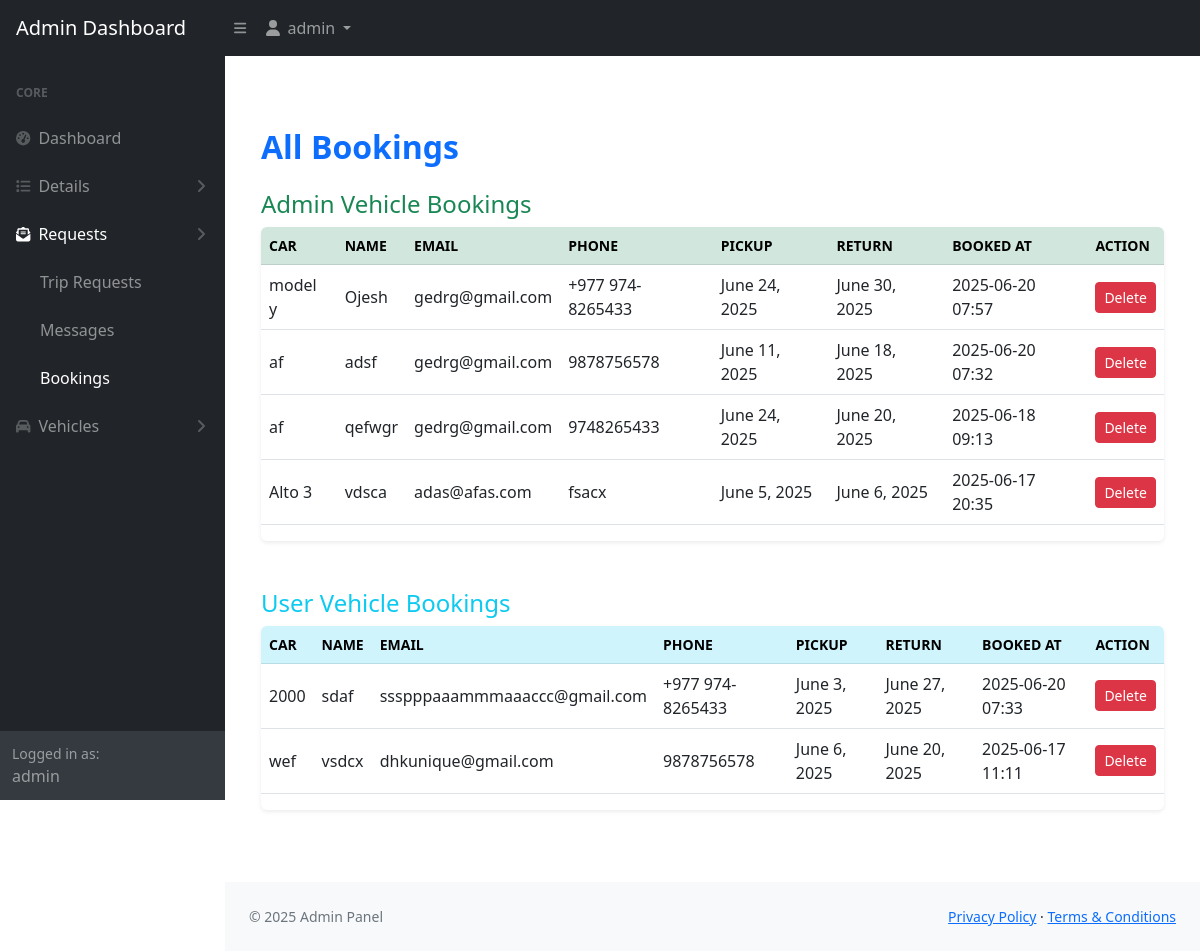
The app's page /dashboard/bookings/ (signed in) with its own data.
### app/models.py (models this page shows, shortened)
class Booking(models.Model):
    vehicle = models.ForeignKey('Vehicle', on_delete=models.CASCADE, related_name='bookings')
    full_name = models.CharField(max_length=100)
    email = models.EmailField()
    phone = models.CharField(max_length=20)
    pickup_date = models.DateField()
    return_date = models.DateField()
    created_at = models.DateTimeField(auto_now_add=True)

class Vehicle(models.Model):
    car_brand = models.CharField(max_length=100)
    car_model = models.CharField(max_length=100)
    price_per_day = models.DecimalField(max_digits=8, decimal_places=2)
    features = models.ManyToManyField(Feature, blank=True)
    description = models.TextField(blank=True, null=True)
    image = models.ImageField(upload_to='vehicles/')
    mileage = models.PositiveIntegerField( blank=True)
    transmission = models.CharField(max_length=50 , blank=True, choices=[
        ('manual', 'Manual'),
        ('automatic', 'Automatic'),
    ])
    seats = models.PositiveIntegerField()
    luggage_capacity = models.PositiveIntegerField(help_text="Luggage capacity in liters")

class UserRentalBooking(models.Model):
    rental = models.ForeignKey(CarRentalRequest, on_delete=models.CASCADE, related_name='user_bookings')
    full_name = models.CharField(max_length=100)
    email = models.EmailField()
    phone = models.CharField(max_length=20)
    pickup_date = models.DateField()
    return_date = models.DateField()
    created_at = models.DateTimeField(auto_now_add=True)

class CarRentalRequest(models.Model):
    STATUS_CHOICES = [
        ('pending', 'Pending'),
        ('accepted', 'Accepted'),
        ('rejected', 'Rejected'),
    ]
    full_name = models.CharField(max_length=100)
    phone_number = models.CharField(max_length=15)
    car_brand = models.CharField(max_length=100)
    car_model = models.CharField(max_length=100)
    description = models.TextField()
    bluebook_image = models.ImageField(upload_to='bluebooks/')
    status = models.CharField(max_length=10, choices=STATUS_CHOICES, default='pending')
    submitted_at = models.DateTimeField(auto_now_add=True)

### dashboard/views.py (the view)
# urls.py: path('bookings/', views.booking_dashboard, name='booking_dashboard'),
@login_required
def booking_dashboard(request):
    admin_bookings = Booking.objects.select_related('vehicle').order_by('-created_at')
    user_bookings = UserRentalBooking.objects.select_related('rental').order_by('-created_at')
    return render(request, 'dashboard/booking/booking.html', {
        'admin_bookings': admin_bookings,
        'user_bookings': user_bookings,
    })

### app/context_processors.py (called while the page is built)
def contact_detail(request):
    detail = ContactDetail.objects.first()
    return {'contact_detail': detail}

### templates/dashboard/booking/booking.html (shortened to what this page needs)
{% extends 'dashboard/base/admin_base.html' %}
{% block content %}
<div class="container my-5">
    <h2 class="mb-4 text-primary fw-bold">All Bookings</h2>
    <div class="mb-5">
        <h4 class="text-success">Admin Vehicle Bookings</h4>
        <div class="table-responsive shadow-sm rounded">
            <table class="table table-hover align-middle">
                <thead class="table-success text-uppercase small">
                    <tr>
                        <th>Car</th>
                        <th>Name</th>
                        <th>Email</th>
                        <th>Phone</th>
                        <th>Pickup</th>
                        <th>Return</th>
                        <th>Booked At</th>
                        <th>Action</th>
                    </tr>
                </thead>
                <tbody>
                    {% for booking in admin_bookings %}
                    <tr>
                        <td>{{ booking.vehicle.car_model }}</td>
                        <td>{{ booking.full_name }}</td>
                        <td>{{ booking.email }}</td>
                        <td>{{ booking.phone }}</td>
                        <td>{{ booking.pickup_date }}</td>
                        <td>{{ booking.return_date }}</td>
                        <td>{{ booking.created_at|date:"Y-m-d H:i" }}</td>
                        <td>
                            <form method="post" action="{% url 'delete_admin_booking' booking.id %}" onsubmit="return confirm('Are you sure you want to delete this booking?');">
                                <button class="btn btn-sm btn-danger">Delete</button>
                            </form>
                        </td>
                    </tr>
                    {% empty %}
                    <tr><td colspan="8" class="text-center">No bookings yet.</td></tr>
                    {% endfor %}
                </tbody>
            </table>
        </div>
    </div>
    <div>
        <h4 class="text-info">User Vehicle Bookings</h4>
        <div class="table-responsive shadow-sm rounded">
            <table class="table table-hover align-middle">
                <thead class="table-info text-uppercase small">
                    <tr>
                        <th>Car</th>
                        <th>Name</th>
                        <th>Email</th>
                        <th>Phone</th>
                        <th>Pickup</th>
                        <th>Return</th>
                        <th>Booked At</th>
                        <th>Action</th>
                    </tr>
                </thead>
                <tbody>
                    {% for booking in user_bookings %}
                    <tr>
                        <td>{{ booking.rental.car_model }}</td>
                        <td>{{ booking.full_name }}</td>
                        <td>{{ booking.email }}</td>
                        <td>{{ booking.phone }}</td>
                        <td>{{ booking.pickup_date }}</td>
                        <td>{{ booking.return_date }}</td>
                        <td>{{ booking.created_at|date:"Y-m-d H:i" }}</td>
                        <td>
                            <form method="post" action="{% url 'delete_user_booking' booking.id %}" onsubmit="return confirm('Are you sure you want to delete this booking?');">
                                <button class="btn btn-sm btn-danger">Delete</button>
                            </form>
                        </td>
                    </tr>
                    {% empty %}
                    <tr><td colspan="8" class="text-center">No user bookings yet.</td></tr>
                    {% endfor %}
                </tbody>
            </table>
        </div>
    </div>
</div>
{% endblock %}

### templates/dashboard/base/admin_base.html (shortened to what this page needs)
{% load static %}
<!DOCTYPE html>
<html lang="en">
<head>
    <link href="https://cdn.jsdelivr.net/npm/bootstrap@5.2.3/dist/css/bootstrap.min.css" rel="stylesheet" />
    <link href="https://cdn.jsdelivr.net/npm/simple-datatables@7.1.2/dist/style.min.css" rel="stylesheet" />
    <link href="{% static 'dashboard/css/styles.css' %}" rel="stylesheet" />
</head>
<body class="sb-nav-fixed">
    <nav class="sb-topnav navbar navbar-expand navbar-dark bg-dark">
        <a class="navbar-brand ps-3" href="#">Admin Dashboard</a>
        <button class="btn btn-link btn-sm order-1 order-lg-0 me-4 me-lg-0" id="sidebarToggle">
            <i class="fas fa-bars"></i>
        </button>
        <ul class="navbar-nav ms-auto ms-md-0 me-3 me-lg-4">
            <li class="nav-item dropdown">
                <a class="nav-link dropdown-toggle" id="navbarDropdown" href="#" role="button" data-bs-toggle="dropdown" aria-expanded="false">
                    <i class="fas fa-user fa-fw"></i>
                    {% if request.user.is_authenticated %}
                      {{ request.user.username }}
                    {% endif %}
                </a>
            </li>
        </ul>
    </nav>
    <div id="layoutSidenav">
        <div id="layoutSidenav_nav">
            <nav class="sb-sidenav accordion sb-sidenav-dark" id="sidenavAccordion">
                <div class="sb-sidenav-menu">
                    <div class="nav">
                        <div class="sb-sidenav-menu-heading">Core</div>
                        <a class="nav-link" href="#">
                            <div class="sb-nav-link-icon"><i class="fas fa-tachometer-alt"></i></div>
                            Dashboard
                        </a>
                        {% with request.resolver_match.url_name as current_url %}
                        <a class="nav-link collapsed {% if current_url in 'ad_index ad_viewabout service admin_contact_details admin_testimonials admin_counter ad_viewblog' %}active{% endif %}"
                           href="#" data-bs-toggle="collapse" data-bs-target="#detailsMenu"
                           aria-expanded="{% if current_url in 'ad_index ad_viewabout service admin_contact_details admin_testimonials admin_counter ad_viewblog' %}true{% else %}false{% endif %}"
                           aria-controls="detailsMenu">
                            <div class="sb-nav-link-icon"><i class="fas fa-list"></i></div>
                            Details
                            <div class="sb-sidenav-collapse-arrow"><i class="fas fa-angle-down"></i></div>
                        </a>
                        <a class="nav-link collapsed {% if current_url in 'ad_tripreq admin_contact_messages booking_dashboard' %}active{% endif %}" href="#" data-bs-toggle="collapse" data-bs-target="#requestsMenu"
                           aria-expanded="{% if current_url in 'ad_tripreq admin_contact_messages booking_dashboard' %}true{% else %}false{% endif %}" aria-controls="requestsMenu">
                            <div class="sb-nav-link-icon"><i class="fas fa-envelope-open-text"></i></div>
                            Requests
                            <div class="sb-sidenav-collapse-arrow"><i class="fas fa-angle-down"></i></div>
                        </a>
                        <div class="collapse {% if current_url in 'ad_tripreq admin_contact_messages booking_dashboard' %}show{% endif %}" id="requestsMenu" data-bs-parent="#sidenavAccordion">
                            <nav class="sb-sidenav-menu-nested nav">
                                <a class="nav-link {% if current_url == 'ad_tripreq' %}active{% endif %}" href="{% url 'ad_tripreq' %}">Trip Requests</a>
                                <a class="nav-link {% if current_url == 'admin_contact_messages' %}active{% endif %}" href="{% url 'admin_contact_messages' %}">Messages</a>
                                <a class="nav-link {% if current_url == 'booking_dashboard' %}active{% endif %}" href="{% url 'booking_dashboard' %}">Bookings</a>
                            </nav>
                        </div>
                        <a class="nav-link collapsed {% if current_url in 'admin_vehicles admin_rental_requests' %}active{% endif %}" href="#" data-bs-toggle="collapse" data-bs-target="#vehiclesMenu"
                           aria-expanded="{% if current_url in 'admin_vehicles admin_rental_requests' %}true{% else %}false{% endif %}" aria-controls="vehiclesMenu">
                            <div class="sb-nav-link-icon"><i class="fas fa-car"></i></div>
                            Vehicles
                            <div class="sb-sidenav-collapse-arrow"><i class="fas fa-angle-down"></i></div>
                        </a>
                        {% endwith %}
                    </div>
                </div>
                <div class="sb-sidenav-footer">
                    <div class="small">Logged in as:</div>
                    {% if request.user.is_authenticated %}
                        {{ request.user.username }}
                    {% else %}
                        Guest
                    {% endif %}
                </div>
            </nav>
        </div>
        <div id="layoutSidenav_content">
            <main class="py-4 px-4">
                {% block content %}
                {% endblock %}
            </main>
            <footer class="py-4 bg-light mt-auto">
                <div class="container-fluid px-4">
                    <div class="d-flex align-items-center justify-content-between small">
                        <div class="text-muted">&copy; {{ current_year|default:"2025" }} Admin Panel</div>
                        <div>
                            <a href="#">Privacy Policy</a>
                            &middot;
                            <a href="#">Terms &amp; Conditions</a>
                        </div>
                    </div>
                </div>
            </footer>
        </div>
    </div>
</body>
</html>

### records on screen
Booking: vehicle.car_model "model y", full_name "Ojesh", email "gedrg@gmail.com", phone "+977 974-8265433", pickup_date "June 24, 2025", return_date "June 30, 2025", created_at "2025-06-20 07:57"
Booking: vehicle.car_model "af", full_name "adsf", email "gedrg@gmail.com", phone "9878756578", pickup_date "June 11, 2025", return_date "June 18, 2025", created_at "2025-06-20 07:32"
Booking: vehicle.car_model "af", full_name "qefwgr", email "gedrg@gmail.com", phone "9748265433", pickup_date "June 24, 2025", return_date "June 20, 2025", created_at "2025-06-18 09:13"
Booking: vehicle.car_model "Alto 3", full_name "vdsca", email "adas@afas.com", phone "fsacx", pickup_date "June 5, 2025", return_date "June 6, 2025", created_at "2025-06-17 20:35"
UserRentalBooking: rental.car_model "2000", full_name "sdaf", email "ssspppaaammmaaaccc@gmail.com", phone "+977 974-8265433", pickup_date "June 3, 2025", return_date "June 27, 2025", created_at "2025-06-20 07:33"
UserRentalBooking: rental.car_model "wef", full_name "vsdcx", email "dhkunique@gmail.com", phone "9878756578", pickup_date "June 6, 2025", return_date "June 20, 2025", created_at "2025-06-17 11:11"

### other values on screen
{{ request.user.username }} "admin"
{{ current_year|default:"2025" }} "2025"
